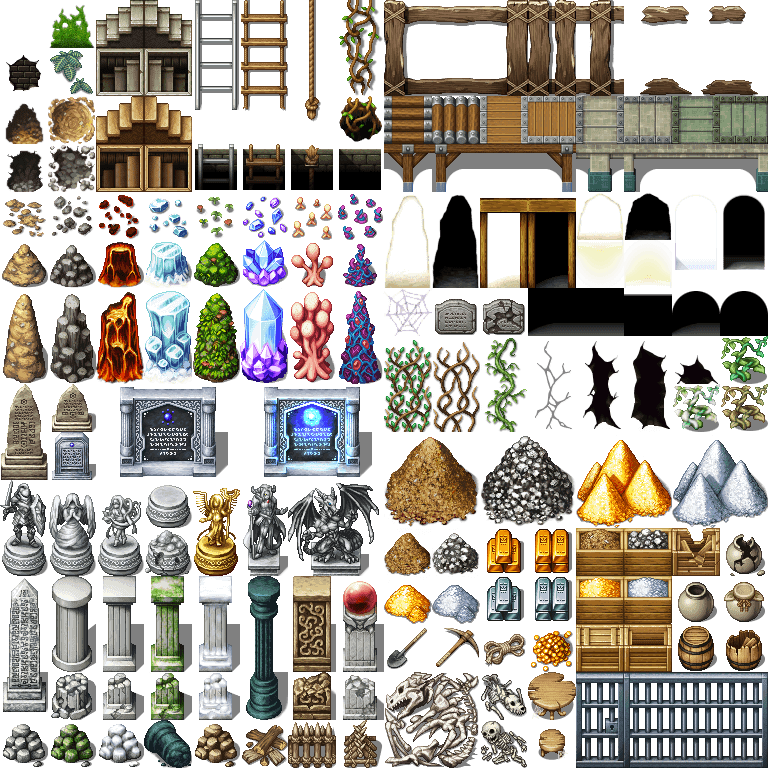
#> input picture img/tilesets/Dungeon_B.png, 768 x 768 px, given in place of City_TileB.png, which was not available
$ python katalog.py
#> lines starting #> are read from the running program, lines starting #| are printed output that depends on the picture; after the words box and inside, x2 and y2 are one past the last pixel; in counts of white or black regions, pixels touching at a corner belong together
# -*- coding: utf-8 -*-
"""Kruczogród w stylu Fantastic Buildings: Medieval (gracz 2026-11-08: „idziemy w styl tej paczki”, budynki w oryginale). Krok 1:
katalog kawałków arkuszy paczki - każdy spójny kawałek nieprzezroczystych kratek (sąsiedztwo 8, kratka 48 px z co najmniej 2% pikseli
nieprzezroczystych) to kandydat na budynek / rekwizyt; obraz z ramką i numerem do przejrzenia (docs/miasto3/katalog_<arkusz>.png),
spis w tools/miasto3/katalog.json: { arkusz, id, x0, y0, x1, y1 (kratki arkusza, włącznie), w, h, pokrycie }.
  python tools/miasto3/katalog.py"""
import json, os
import numpy as np
from PIL import Image, ImageDraw

HERE = os.path.dirname(os.path.abspath(__file__))
ROOT = os.path.abspath(os.path.join(HERE, "..", ".."))
PACK = r"C:\Program Files (x86)\Steam\steamapps\common\RPG Maker MZ\dlc\Fantastic Buildings - Medieval\Tilesets"
SHEETS = ["City_TileB", "City_TileC", "City_TileD", "City_TileE", "City_TileE-2", "Rural_TileB", "Rural_TileC", "Rural_TileD", "Rural_TileE"]
T = 48
OUT = os.path.join(ROOT, "docs", "miasto3")
os.makedirs(OUT, exist_ok=True)


def pieces(name):
    a = np.asarray(Image.open(os.path.join(PACK, name + ".png")).convert("RGBA"))[..., 3] > 16
    H, W = a.shape[0] // T, a.shape[1] // T
    occ = np.array([[a[y * T:(y + 1) * T, x * T:(x + 1) * T].mean() >= 0.02 for x in range(W)] for y in range(H)])
    seen = np.zeros_like(occ)
    out = []
    for y in range(H):
        for x in range(W):
            if not occ[y, x] or seen[y, x]: continue
            st = [(x, y)]; seen[y, x] = True; cells = []
            while st:
                cx, cy = st.pop(); cells.append((cx, cy))
                for dx in (-1, 0, 1):
                    for dy in (-1, 0, 1):
                        nx, ny = cx + dx, cy + dy
                        if 0 <= nx < W and 0 <= ny < H and occ[ny, nx] and not seen[ny, nx]: seen[ny, nx] = True; st.append((nx, ny))
            xs, ys = [c[0] for c in cells], [c[1] for c in cells]
            out.append({"x0": min(xs), "y0": min(ys), "x1": max(xs), "y1": max(ys), "n": len(cells)})
    out.sort(key=lambda p: (p["y0"], p["x0"]))
    return out


def main():
    cat = []
    for name in SHEETS:
        im = Image.open(os.path.join(PACK, name + ".png")).convert("RGBA")
#> im is the input picture: PIL image 768x768 RGBA; mean R, G, B, A 71.4, 65.6, 56.1, 152.1
        bg = Image.new("RGBA", im.size, (66, 66, 70, 255)); bg.alpha_composite(im)
#> after `bg.alpha_composite(im)`:
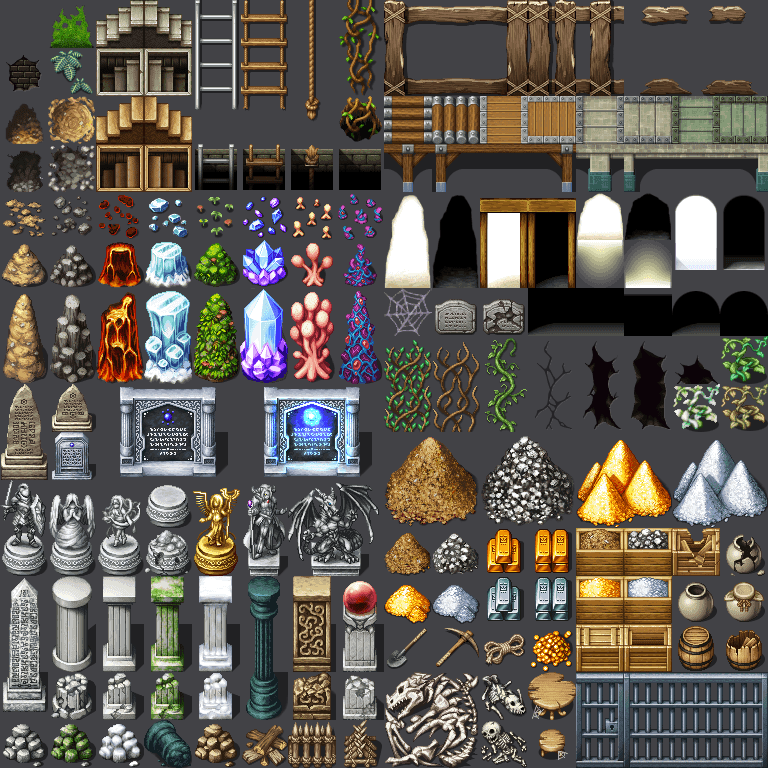
#> bg: PIL image 768x768 RGBA; mean R, G, B, A 96, 90.4, 82.7, 255
        d = ImageDraw.Draw(bg)
        for i, p in enumerate(pieces(name)):
#> in pieces, `a = np.asarray(Image.open(os.path.join(PACK, name + ".png")).convert("..`:
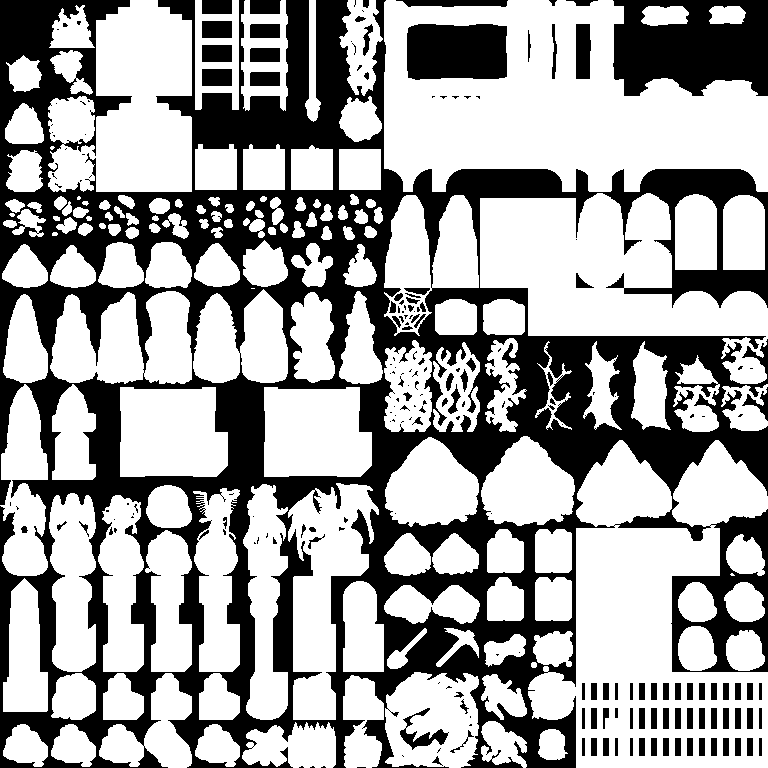
#> a: shape (768, 768) bool; 63.3% white; 215 black regions (106 under 20 px), largest, box (x1, y1, x2, y2) and area: (0, 0, 768, 768) 185732, (613, 0, 768, 96) 11698, (407, 24, 507, 80) 5327
            w, h = p["x1"] - p["x0"] + 1, p["y1"] - p["y0"] + 1
#> w = 16; h = 16
            e = {"arkusz": name, "id": "%s_%02d" % (name.replace("_Tile", "").replace("-", ""), i), "x0": p["x0"], "y0": p["y0"], "x1": p["x1"], "y1": p["y1"],
                 "w": w, "h": h, "pokrycie": round(p["n"] / (w * h), 2)}
            cat.append(e)
            d.rectangle([p["x0"] * T + 1, p["y0"] * T + 1, (p["x1"] + 1) * T - 2, (p["y1"] + 1) * T - 2], outline=(255, 60, 60, 255), width=2)
            d.rectangle([p["x0"] * T + 2, p["y0"] * T + 2, p["x0"] * T + 30, p["y0"] * T + 14], fill=(0, 0, 0, 200))
            d.text((p["x0"] * T + 4, p["y0"] * T + 3), str(i), fill=(255, 230, 80, 255))
        bg.convert("RGB").save(os.path.join(OUT, "katalog_%s.png" % name))
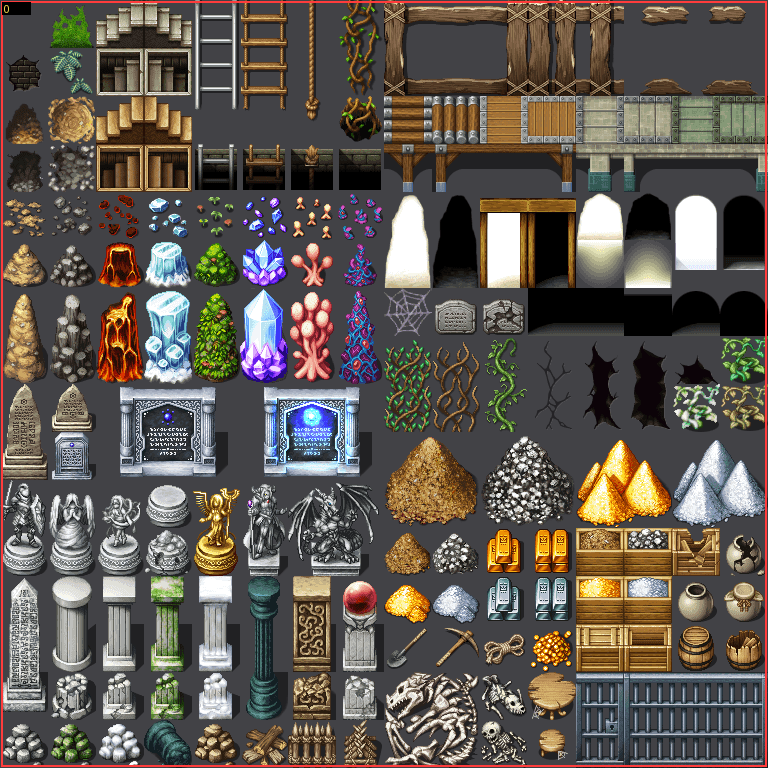
#> saved as katalog_City_TileB.png: PIL image 768x768 RGB; mean R, G, B 97.9, 90.2, 82.5
#> pass 2 of the loop in main, `for name in SHEETS:`:
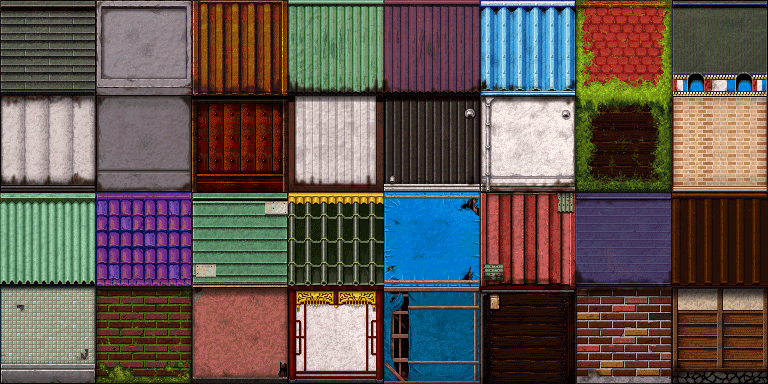
#> input picture img/tilesets/SF_Outside_A3.png, 768 x 384 px, given in place of City_TileC.png, which was not available
#> im: PIL image 768x384 RGBA
#> a: shape (384, 768) bool; every value is 1
#> in main, `bg.convert("RGB").save(os.path.join(OUT, "katalog_%s.png" % name))`:
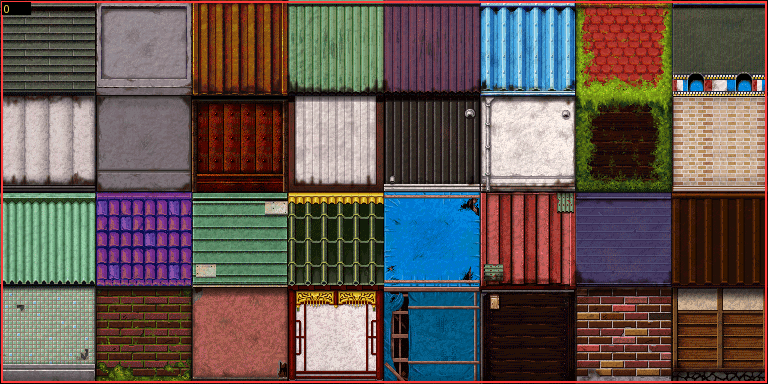
#> saved as katalog_City_TileC.png: PIL image 768x384 RGB; mean R, G, B 99.6, 86.3, 81.5
    json.dump(cat, open(os.path.join(HERE, "katalog.json"), "w", encoding="utf-8"), ensure_ascii=False, indent=1)
    print("kawałków: %d -> tools/miasto3/katalog.json, obrazy docs/miasto3/katalog_*.png" % len(cat))


if __name__ == "__main__":
#> (the run stopped early here; a loop or call above may not have finished)
